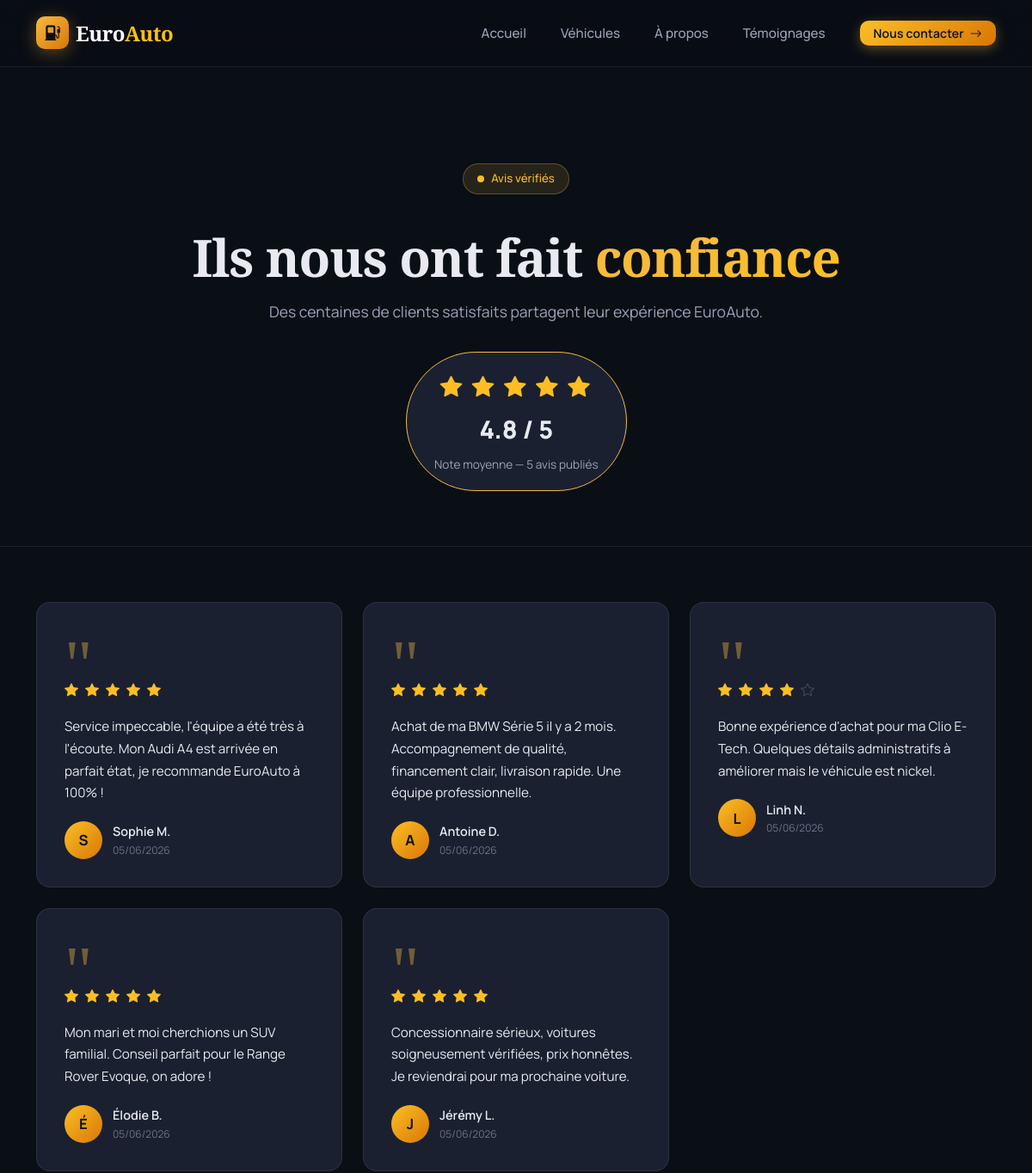
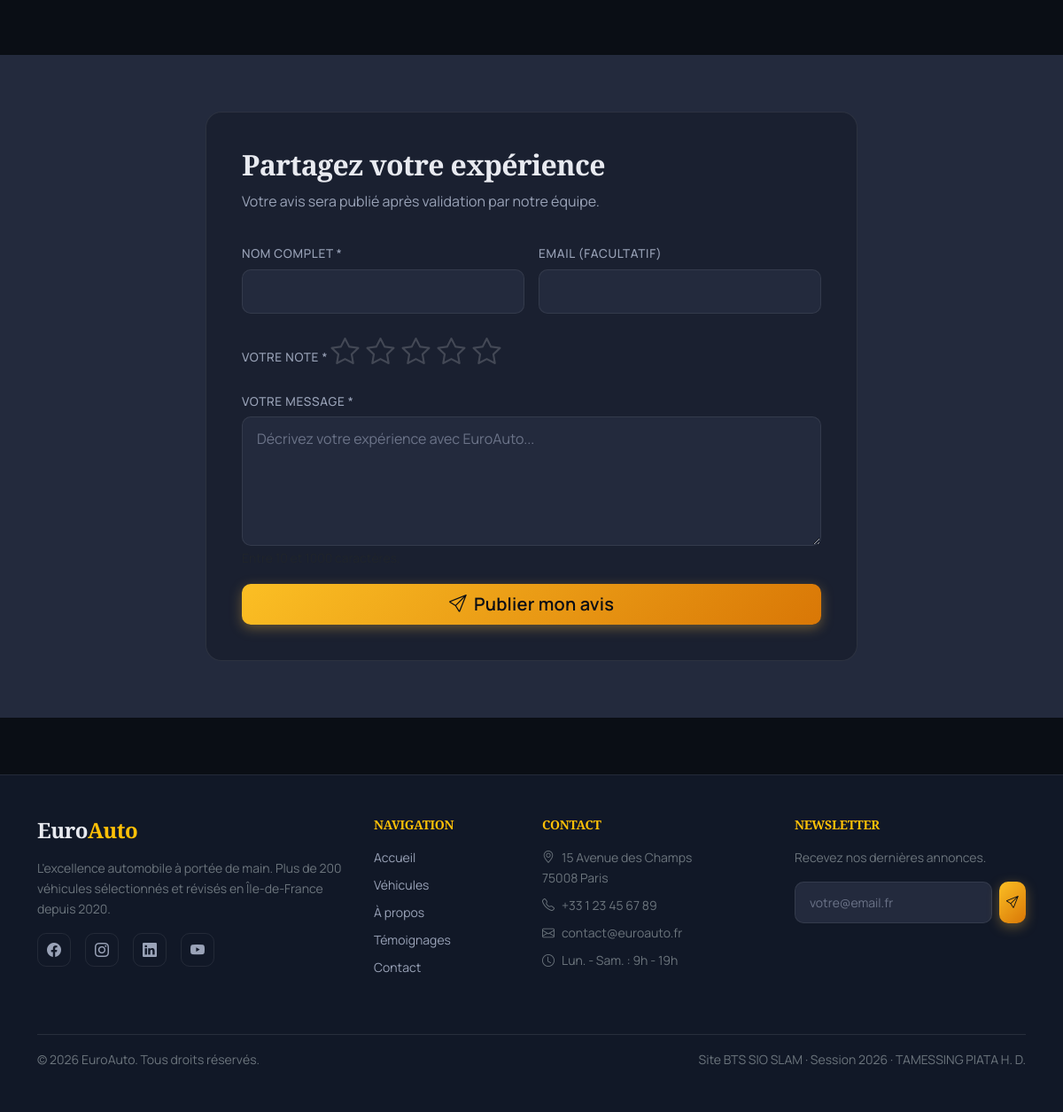
The page /public/temoignages on the database its author committed (2 pictures, top to bottom).
### tables this page shows
CREATE TABLE temoignages (
    id             INT UNSIGNED AUTO_INCREMENT PRIMARY KEY,
    utilisateur_id INT UNSIGNED DEFAULT NULL,
    nom_affiche    VARCHAR(100) NOT NULL,
    note           TINYINT UNSIGNED NOT NULL CHECK (note BETWEEN 1 AND 5),
    message        TEXT NOT NULL,
    valide         TINYINT(1) NOT NULL DEFAULT 0
        COMMENT 'Modération : 1 = approuvé et publié',
    date_creation  DATETIME NOT NULL DEFAULT CURRENT_TIMESTAMP,
    CONSTRAINT fk_temoignage_user
        FOREIGN KEY (utilisateur_id) REFERENCES utilisateurs(id)
        ON DELETE SET NULL ON UPDATE CASCADE
);

### app/controllers/TemoignageController.php (called while the page is built, shortened)
<?php
class TemoignageController extends Controller
{
    public function index(): void
    {
        $model = $this->model('Temoignage');
        $temoignages = $model->published();
        $this->view('testimonials/index', [
            'pageTitle'   => 'Témoignages clients',
            'temoignages' => $temoignages,
            'moyenne'     => $model->averageRating(),
            'csrf'        => $this->csrfToken(),
        ]);
    }
}

### public/index.php (called while the page is built, shortened)
<?php
require_once APP_PATH . '/core/autoload.php';
require_once APP_PATH . '/core/helpers.php';
$router = new Router();
$router->get('/',              'HomeController@index');
$router->get('/accueil',       'HomeController@index');
$router->get('/a-propos',      'AboutController@index');
$router->get('/vehicules',     'VehiculeController@index');
$router->get('/vehicule/{id}', 'VehiculeController@show');
$router->get('/temoignages',   'TemoignageController@index');
$router->post('/temoignages',  'TemoignageController@store');
$router->get('/contact',       'ContactController@index');
$router->post('/contact',      'ContactController@store');
$router->get('/admin',                  'AdminController@login');
$router->get('/admin/login',            'AdminController@login');
$router->post('/admin/login',           'AdminController@authenticate');
$router->get('/admin/logout',           'AdminController@logout');
$router->get('/admin/dashboard',        'AdminController@dashboard');
$router->get('/admin/vehicules',              'AdminController@vehicules');
$router->get('/admin/vehicule/new',           'AdminController@vehiculeForm');
$router->get('/admin/vehicule/edit/{id}',     'AdminController@vehiculeForm');
$router->post('/admin/vehicule/save',         'AdminController@vehiculeSave');
$router->get('/admin/vehicule/delete/{id}',   'AdminController@vehiculeDelete');
$router->get('/admin/messages',              'AdminController@messages');
$router->get('/admin/message/read/{id}',     'AdminController@messageRead');
$router->get('/admin/message/delete/{id}',   'AdminController@messageDelete');
$router->get('/admin/temoignages',                'AdminController@temoignages');
$router->get('/admin/temoignage/approve/{id}',    'AdminController@temoignageApprove');
$router->get('/admin/temoignage/delete/{id}',     'AdminController@temoignageDelete');
$router->dispatch();

### app/core/autoload.php (called while the page is built, shortened)
<?php
spl_autoload_register(function (string $class): void {
    $prefix = 'App\\';
    $relative = substr($class, strlen($prefix));
    $parts = explode('\\', $relative);
    $className = array_pop($parts);
    $subdir = strtolower(implode('/', $parts));
    $file = APP_PATH . '/' . $subdir . '/' . $className . '.php';
});

### app/config/database.php (called while the page is built)
<?php
return [
    'driver'   => 'mysql',
    'host'     => 'localhost',
    'port'     => 3306,
    'database' => 'euro_auto',
    'username' => 'root',
    'password' => '',
    'charset'  => 'utf8mb4',
];

### app/core/Database.php (called while the page is built, shortened)
<?php
class Database
{
    private static ?PDO $instance = null;
    public static function getInstance(): PDO
    {
        if (self::$instance === null) {
            $config = require APP_PATH . '/config/database.php';
            $dsn = sprintf(
                '%s:host=%s;port=%d;dbname=%s;charset=%s',
                $config['driver'],
                $config['host'],
                $config['port'],
                $config['database'],
                $config['charset']
            );
            $options = [
                PDO::ATTR_ERRMODE            => PDO::ERRMODE_EXCEPTION,
                PDO::ATTR_DEFAULT_FETCH_MODE => PDO::FETCH_OBJ,
                PDO::ATTR_EMULATE_PREPARES   => false,
            ];
            try {
                self::$instance = new PDO(
                    $dsn,
                    $config['username'],
                    $config['password'],
                    $options
                );
            } catch (PDOException $e) {
                if (APP_ENV === 'dev') {
                    die('Erreur de connexion BDD : ' . $e->getMessage());
                }
                die('Service indisponible. Veuillez réessayer plus tard.');
            }
        }
        return self::$instance;
    }
}

### app/core/Model.php (called while the page is built, shortened)
<?php
abstract class Model
{
    public function __construct()
    {
        $this->db = Database::getInstance();
    }
}

### app/models/Temoignage.php (called while the page is built, shortened)
<?php
class Temoignage extends Model
{
    public function published(): array
    {
        $stmt = $this->db->query(
            "SELECT * FROM temoignages WHERE valide = 1 ORDER BY date_creation DESC"
        );
        return $stmt->fetchAll();
    }
}

### app/core/helpers.php (called while the page is built, shortened)
<?php
if (!function_exists('e')) {
    function e(?string $value): string
    {
        return htmlspecialchars((string) $value, ENT_QUOTES | ENT_SUBSTITUTE, 'UTF-8');
    }
}
if (!function_exists('url')) {
    function url(string $path = ''): string
    {
        return BASE_URL . '/' . ltrim($path, '/');
    }
}

### app/views/testimonials/index.php (the view, shortened to what this page needs)
<section class="page-hero">
    <div class="container">
        <span class="hero-badge" data-aos="fade-up">
            <span class="pulse-dot"></span>
            Avis vérifiés
        </span>
        <h1 class="page-hero-title" data-aos="fade-up" data-aos-delay="100">
            Ils nous ont fait <span class="highlight">confiance</span>
        </h1>
        <p class="page-hero-subtitle" data-aos="fade-up" data-aos-delay="200">
            Des centaines de clients satisfaits partagent leur expérience EuroAuto.
        </p>
        <?php if ($moyenne > 0): ?>
            <div class="average-rating" data-aos="zoom-in" data-aos-delay="300">
                <div class="big-stars">
                    <?php for ($i = 1; $i <= 5; $i++): ?>
                        <i class="bi bi-star<?= $i <= round($moyenne) ? '-fill' : '' ?>"></i>
                    <?php endfor; ?>
                </div>
                <div class="big-rating-value"><?= number_format($moyenne, 1) ?> / 5</div>
                <div class="big-rating-label">Note moyenne — <?= count($temoignages) ?> avis publié<?= count($temoignages) > 1 ? 's' : '' ?></div>
            </div>
        <?php endif; ?>
    </div>
</section>
<section class="testimonials-section">
    <div class="container">
        <?php if (empty($temoignages)): ?>
            <div class="empty-state text-center py-5" data-aos="fade-up">
                <i class="bi bi-chat-quote display-1 text-muted mb-3"></i>
                <h3 class="text-light">Aucun avis pour le moment</h3>
                <p class="text-muted">Soyez le premier à partager votre expérience !</p>
            </div>
        <?php else: ?>
            <div class="row g-4">
                <?php foreach ($temoignages as $i => $t): ?>
                    <div class="col-md-6 col-lg-4" data-aos="fade-up" data-aos-delay="<?= ($i % 3) * 100 ?>">
                        <div class="testimonial-card">
                            <div class="testimonial-quote">"</div>
                            <div class="testimonial-stars">
                                <?php for ($s = 1; $s <= 5; $s++): ?>
                                    <i class="bi bi-star<?= $s <= $t->note ? '-fill' : '' ?>"></i>
                                <?php endfor; ?>
                            </div>
                            <p class="testimonial-text"><?= e($t->message) ?></p>
                            <div class="testimonial-author">
                                <div class="author-avatar">
                                    <?= strtoupper(mb_substr($t->nom_affiche, 0, 1)) ?>
                                </div>
                                <div>
                                    <div class="author-name"><?= e($t->nom_affiche) ?></div>
                                    <div class="author-date"><?= date('d/m/Y', strtotime($t->date_creation)) ?></div>
                                </div>
                            </div>
                        </div>
                    </div>
                <?php endforeach; ?>
            </div>
        <?php endif; ?>
    </div>
</section>
<section class="add-testimonial-section">
    <div class="container">
        <div class="row justify-content-center">
            <div class="col-lg-8">
                <div class="form-card" data-aos="fade-up">
                    <h2 class="form-card-title">Partagez votre expérience</h2>
                    <p class="form-card-subtitle">
                        Votre avis sera publié après validation par notre équipe.
                    </p>
                    <form method="post" action="<?= url('temoignages') ?>" novalidate>
                        <div class="row g-3">
                            <div class="col-md-6">
                                <label for="nom" class="form-label">Nom complet *</label>
                                <input type="text" id="nom" name="nom" class="form-control"
                                       maxlength="100" required>
                            </div>
                            <div class="col-md-6">
                                <label for="email" class="form-label">Email (facultatif)</label>
                                <input type="email" id="email" name="email" class="form-control"
                                       maxlength="150">
                            </div>
                            <div class="col-12">
                                <label class="form-label">Votre note *</label>
                                <div class="star-rating" data-rating="0">
                                    <i class="bi bi-star" data-value="1"></i>
                                    <i class="bi bi-star" data-value="2"></i>
                                    <i class="bi bi-star" data-value="3"></i>
                                    <i class="bi bi-star" data-value="4"></i>
                                    <i class="bi bi-star" data-value="5"></i>
                                </div>
                            </div>
                            <div class="col-12">
                                <label for="message" class="form-label">Votre message *</label>
                                <textarea id="message" name="message" class="form-control"
                                          rows="5" minlength="10" maxlength="1000" required
                                          placeholder="Décrivez votre expérience avec EuroAuto..."></textarea>
                                <small class="text-muted">Entre 10 et 1000 caractères.</small>
                            </div>
                            <div class="col-12 d-grid">
                                <button type="submit" class="btn btn-warning btn-lg fw-semibold">
                                    <i class="bi bi-send me-2"></i>Publier mon avis
                                </button>
                            </div>
                        </div>
                    </form>
                </div>
            </div>
        </div>
    </div>
</section>

### app/core/Router.php (shortened to what this page needs)
<?php
class Router
{
    private array $routes = [
        'GET'  => [],
        'POST' => [],
    ];
    public function get(string $pattern, string $action): void
    {
        $this->routes['GET'][$pattern] = $action;
    }
    public function post(string $pattern, string $action): void
    {
        $this->routes['POST'][$pattern] = $action;
    }
    public function dispatch(): void
    {
        $url    = $_GET['url'] ?? '';
        $url    = '/' . trim($url, '/');
        $method = $_SERVER['REQUEST_METHOD'] ?? 'GET';
        foreach ($this->routes[$method] ?? [] as $pattern => $action) {
            $regex = preg_replace('#\{[a-zA-Z_]+\}#', '(\d+)', $pattern);
            $regex = '#^' . $regex . '$#';
            if (preg_match($regex, $url, $matches)) {
                array_shift($matches);
                [$controllerName, $methodName] = explode('@', $action);
                $controller = new $controllerClass();
                call_user_func_array([$controller, $methodName], $matches);
                return;
            }
        }
    }
}

### rows shown on the page
temoignages: note 5 (drawn), message "Service impeccable, l'équipe a été très à l'écoute. Mon Audi A4 est arrivée en parfait état, je recommande EuroAuto à 100% !", nom_affiche "S", nom_affiche "Sophie M.", date_creation "05/06/2026"
temoignages: note 5 (drawn), message "Achat de ma BMW Série 5 il y a 2 mois. Accompagnement de qualité, financement clair, livraison rapide. Une équipe professionnelle.", nom_affiche "A", nom_affiche "Antoine D.", date_creation "05/06/2026"
temoignages: note 4 (drawn), message "Bonne expérience d'achat pour ma Clio E-Tech. Quelques détails administratifs à améliorer mais le véhicule est nickel.", nom_affiche "L", nom_affiche "Linh N.", date_creation "05/06/2026"
temoignages: note 5 (drawn), message "Mon mari et moi cherchions un SUV familial. Conseil parfait pour le Range Rover Evoque, on adore !", nom_affiche "É", nom_affiche "Élodie B.", date_creation "05/06/2026"
temoignages: note 5 (drawn), message "Concessionnaire sérieux, voitures soigneusement vérifiées, prix honnêtes. Je reviendrai pour ma prochaine voiture.", nom_affiche "J", nom_affiche "Jérémy L.", date_creation "05/06/2026"

### other values the page prints
count($temoignages) "5"
